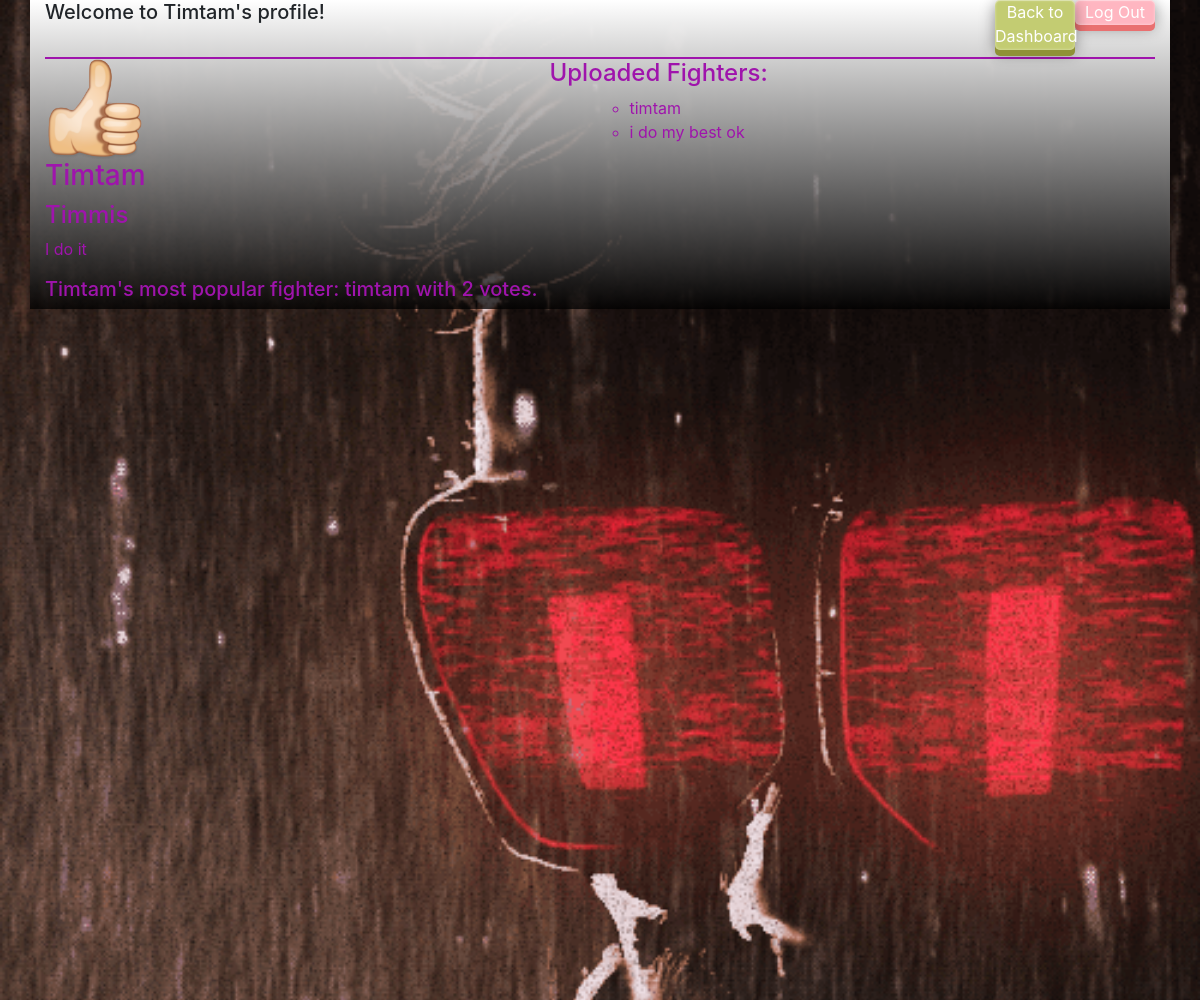
The app's page /viewprofile/3, older data.
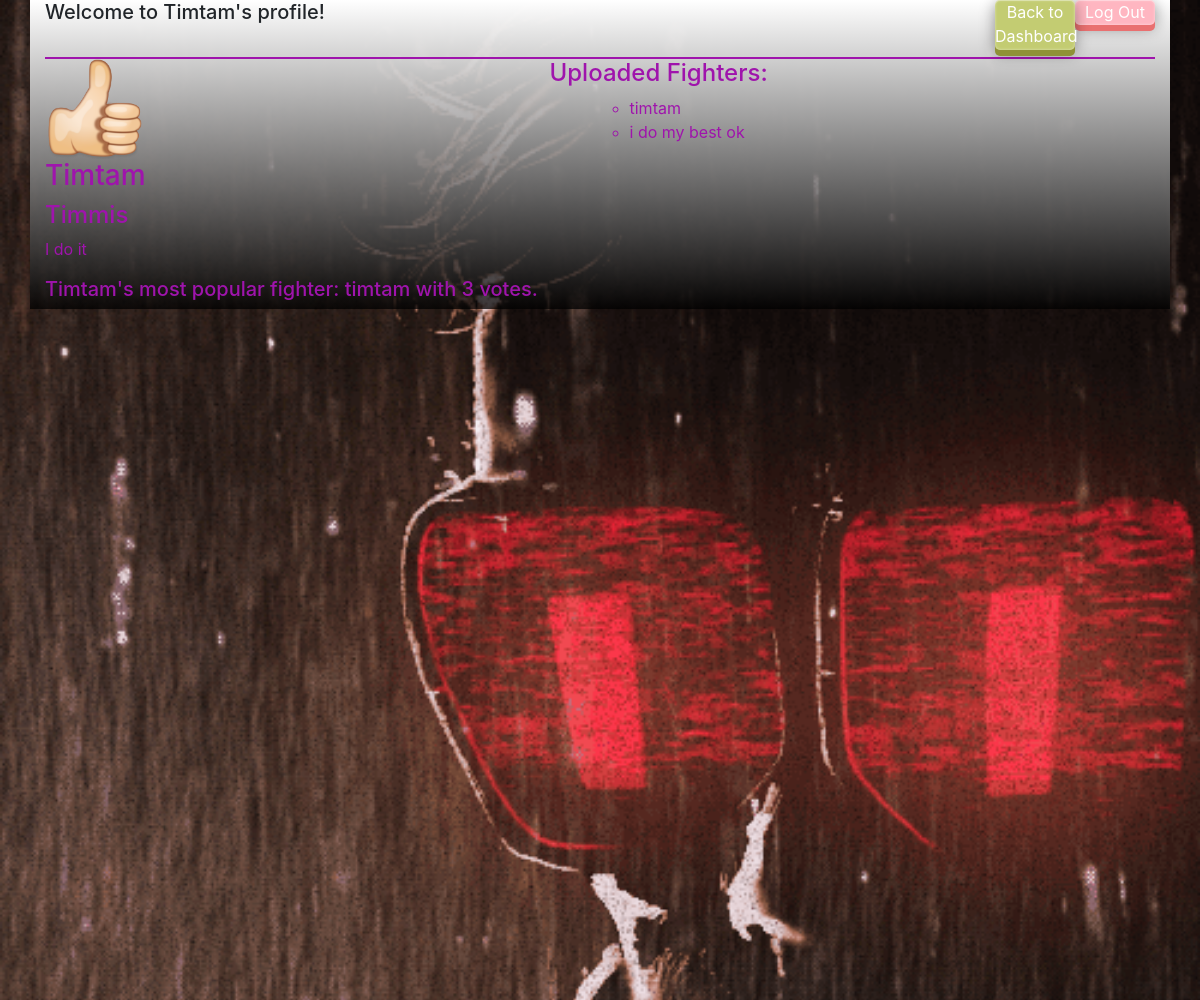
The same page, newer data.
### W3app/models.py (models this page shows, shortened)
class Fighter(models.Model):
    fightername = models.CharField(max_length=255)
    fighterdesc = models.TextField()
    votes = models.IntegerField()
    picture = models.ImageField(upload_to="Fighters/pictures/", null=True, blank=True)
    created_at = models.DateTimeField(auto_now_add=True)
    updated_at = models.DateTimeField(auto_now=True)
    uploaded_by = models.ForeignKey(User, related_name="fighters", on_delete=models.CASCADE)
    objects= Validator()

### W3app/views.py (the view)
# urls.py: path(r'viewprofile/<int:user_id>', views.viewprofile),
def viewprofile(request, user_id):
    user_id=user_id
    context = {
            "leader" : Fighter.objects.all().filter(uploaded_by=user_id).order_by("-votes"),
            "all_fighters" : Fighter.objects.filter(uploaded_by=user_id),
            "user" : User.objects.get(id = user_id)
        }
    return render(request,"viewprofile.html", context)

### W3app/templates/viewprofile.html (shortened to what this page needs)
<!DOCTYPE html>
<html lang="en">
<head>
    {% load static %}
    <link rel="stylesheet" href="https://stackpath.bootstrapcdn.com/bootstrap/4.4.1/css/bootstrap.min.css">
    <link rel="stylesheet" href="{% static 'css/profile.css' %}">
</head>
<body>
<div class = "background">
    <div class="container">
        <div class = "header">
            <a href= "/logout" class="logoutbutton">Log Out</a>
            <a href= "/dashboard"class="dashboardbutton">Back to Dashboard</a>
            <h5>Welcome to {{ user.alias }}'s profile!</h5>
        </div>
        <div class= "profileinfo">
            {% if user.picture %}
            <img src = "{{user.picture.url}}"alt="{{user.alias}}" width="100px">
            {% endif %}
            <div class="profileinformation">
                <h3>{{user.alias}}</h3>
                <h4>{{user.name}}</h4>
                <p>{{user.desc}}</p>
            </div>
            <h5>{{user.alias}}'s most popular fighter: {{leader.first.fightername}} with {{leader.first.votes}} votes.</h5>
            </div>
            <div class= "profilestats">
                <h4>Uploaded Fighters:</h4>
                <ul>
                {% for fighter in all_fighters %}
                    <ul>
                        <li>{{fighter.fightername}}</li>
                        <li>{{fighter.fighterdesc}}</li>
                    </ul>
                {% endfor %}
                </ul>
            </div>
        </div>
    </div>
</body>
</html>

Row changes from the older to the newer data that the page shows:
changed Fighter "timtam": first.votes "2" → "3"
